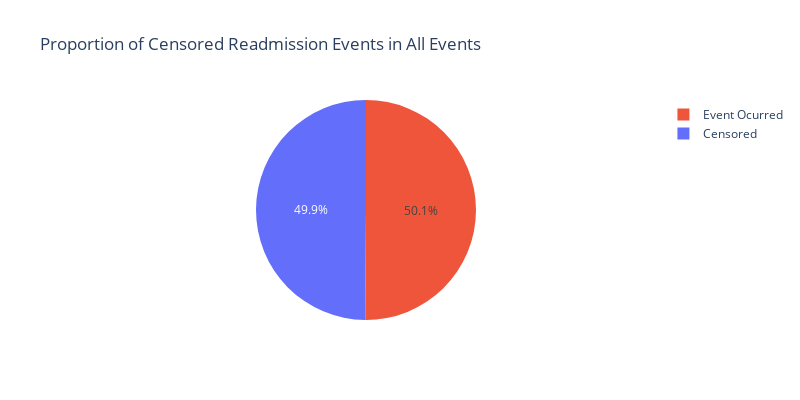

The notebook cell this image was saved under:
### Code cell
fig = px.pie(all_events_df["READMISSION_EVENT"].map(lambda x: "Event Ocurred" if x == 1 else "Censored"),
       names='READMISSION_EVENT',
       title='Proportion of Censored Readmission Events in All Events',
       color='READMISSION_EVENT',
       labels={'READMISSION_EVENT': 'Observed Readmission'},
       width=800,
       height=400,
       color_discrete_map=event_type_censoring_color_map)
# Display the figure
fig.show()

### Figure 1 — Plotly figure (JSON) as saved in the notebook; plotly's stock layout.template omitted (floating-point values rounded to 4 significant figures; data arrays with more than 128 entries replaced by an {"elided": "..."} marker saying what was removed)
{"data": [{"customdata": {"elided": "5951x1 str values"}, "domain": {"x": [0, 1], "y": [0, 1]}, "hovertemplate": "Observed Readmission=%{customdata[0]}<extra></extra>", "labels": {"elided": "5951 str values"}, "legendgroup": "", "marker": {"colors": {"elided": "5951 str values"}}, "name": "", "showlegend": true, "type": "pie"}], "layout": {"height": 400, "legend": {"tracegroupgap": 0}, "title": {"text": "Proportion of Censored Readmission Events in All Events"}, "width": 800}}
